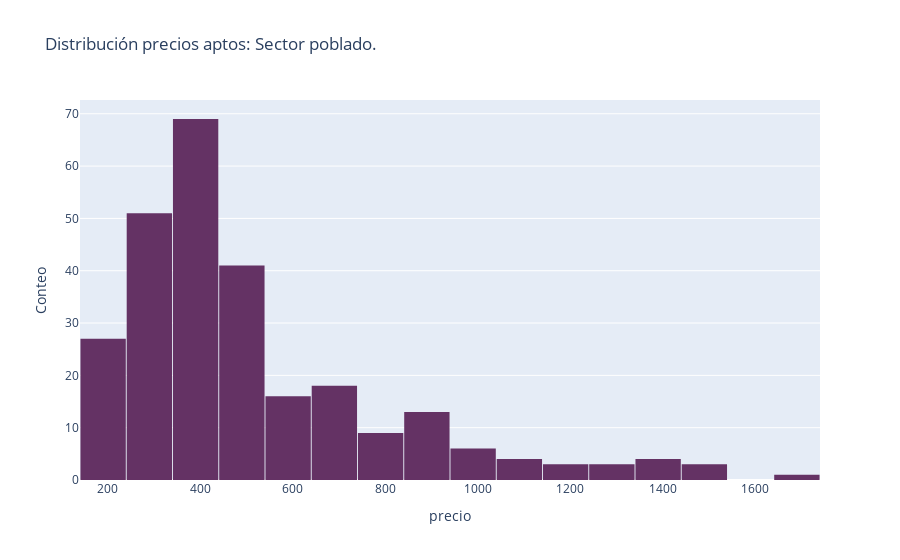

Here is the notebook cell this chart was saved with:
### Markdown cell above
Veamos como se distribuyen los precios en el "poblado"

### Code cell
poblado = aptos[aptos['ubicacion']=='poblado']
##
fig = px.histogram(poblado,  x='precio', color_discrete_sequence=['rgb(100,50,100)'],
                   title = 'Distribución precios aptos: Sector poblado.', )
fig.update_layout(bargap=0.02, yaxis_title='Conteo')
fig.update_traces(xbins={'start':poblado['precio'].min(), 'end':poblado['precio'].max()})
fig.show()

### Figure 1 — Plotly figure (JSON) as saved in the notebook; plotly's stock layout.template omitted (floating-point values rounded to 4 significant figures; data arrays with more than 128 entries replaced by an {"elided": "..."} marker saying what was removed)
{"data": [{"alignmentgroup": "True", "bingroup": "x", "hovertemplate": "precio=%{x}<br>count=%{y}<extra></extra>", "legendgroup": "", "marker": {"color": "rgb(100,50,100)", "pattern": {"shape": ""}}, "name": "", "offsetgroup": "", "orientation": "v", "showlegend": false, "type": "histogram", "x": {"elided": "268 float values"}, "xaxis": "x", "xbins": {"end": 1700, "start": 140}, "yaxis": "y"}], "layout": {"bargap": 0.02, "barmode": "relative", "legend": {"tracegroupgap": 0}, "title": {"text": "Distribución precios aptos: Sector poblado."}, "xaxis": {"anchor": "y", "domain": [0, 1], "title": {"text": "precio"}}, "yaxis": {"anchor": "x", "domain": [0, 1], "title": {"text": "Conteo"}}}}
